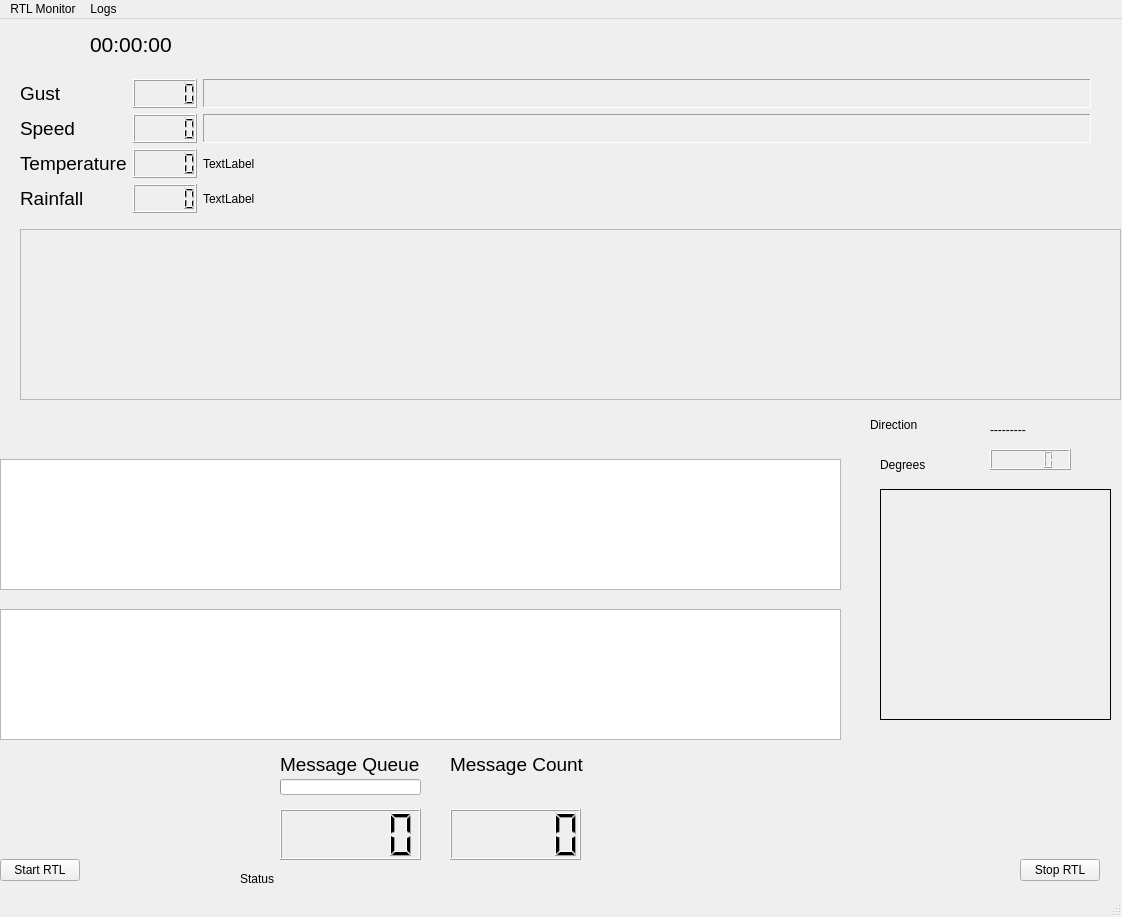
<?xml version="1.0" encoding="UTF-8"?>
<ui version="4.0">
 <author>Chris P Clark</author>
 <class>MainWindow</class>
 <widget class="QMainWindow" name="MainWindow">
  <property name="geometry">
   <rect>
    <x>0</x>
    <y>0</y>
    <width>1122</width>
    <height>917</height>
   </rect>
  </property>
  <property name="sizePolicy">
   <sizepolicy hsizetype="Ignored" vsizetype="Ignored">
    <horstretch>0</horstretch>
    <verstretch>0</verstretch>
   </sizepolicy>
  </property>
  <property name="windowTitle">
   <string>RTL Monitor</string>
  </property>
  <property name="locale">
   <locale language="English" country="UnitedKingdom"/>
  </property>
  <widget class="QWidget" name="centralwidget">
   <widget class="QTextEdit" name="textEdit_Log">
    <property name="geometry">
     <rect>
      <x>20</x>
      <y>210</y>
      <width>1101</width>
      <height>171</height>
     </rect>
    </property>
    <property name="palette">
     <palette>
      <active>
       <colorrole role="WindowText">
        <brush brushstyle="SolidPattern">
         <color alpha="255">
          <red>0</red>
          <green>0</green>
          <blue>0</blue>
         </color>
        </brush>
       </colorrole>
       <colorrole role="Button">
        <brush brushstyle="SolidPattern">
         <color alpha="255">
          <red>240</red>
          <green>240</green>
          <blue>240</blue>
         </color>
        </brush>
       </colorrole>
       <colorrole role="Light">
        <brush brushstyle="SolidPattern">
         <color alpha="255">
          <red>255</red>
          <green>255</green>
          <blue>255</blue>
         </color>
        </brush>
       </colorrole>
       <colorrole role="Midlight">
        <brush brushstyle="SolidPattern">
         <color alpha="255">
          <red>247</red>
          <green>247</green>
          <blue>247</blue>
         </color>
        </brush>
       </colorrole>
       <colorrole role="Dark">
        <brush brushstyle="SolidPattern">
         <color alpha="255">
          <red>120</red>
          <green>120</green>
          <blue>120</blue>
         </color>
        </brush>
       </colorrole>
       <colorrole role="Mid">
        <brush brushstyle="SolidPattern">
         <color alpha="255">
          <red>160</red>
          <green>160</green>
          <blue>160</blue>
         </color>
        </brush>
       </colorrole>
       <colorrole role="Text">
        <brush brushstyle="SolidPattern">
         <color alpha="255">
          <red>0</red>
          <green>0</green>
          <blue>0</blue>
         </color>
        </brush>
       </colorrole>
       <colorrole role="BrightText">
        <brush brushstyle="SolidPattern">
         <color alpha="255">
          <red>255</red>
          <green>255</green>
          <blue>255</blue>
         </color>
        </brush>
       </colorrole>
       <colorrole role="ButtonText">
        <brush brushstyle="SolidPattern">
         <color alpha="255">
          <red>0</red>
          <green>0</green>
          <blue>0</blue>
         </color>
        </brush>
       </colorrole>
       <colorrole role="Base">
        <brush brushstyle="SolidPattern">
         <color alpha="255">
          <red>239</red>
          <green>239</green>
          <blue>239</blue>
         </color>
        </brush>
       </colorrole>
       <colorrole role="Window">
        <brush brushstyle="SolidPattern">
         <color alpha="255">
          <red>240</red>
          <green>240</green>
          <blue>240</blue>
         </color>
        </brush>
       </colorrole>
       <colorrole role="Shadow">
        <brush brushstyle="SolidPattern">
         <color alpha="255">
          <red>0</red>
          <green>0</green>
          <blue>0</blue>
         </color>
        </brush>
       </colorrole>
       <colorrole role="AlternateBase">
        <brush brushstyle="SolidPattern">
         <color alpha="255">
          <red>247</red>
          <green>247</green>
          <blue>247</blue>
         </color>
        </brush>
       </colorrole>
       <colorrole role="ToolTipBase">
        <brush brushstyle="SolidPattern">
         <color alpha="255">
          <red>255</red>
          <green>255</green>
          <blue>220</blue>
         </color>
        </brush>
       </colorrole>
       <colorrole role="ToolTipText">
        <brush brushstyle="SolidPattern">
         <color alpha="255">
          <red>0</red>
          <green>0</green>
          <blue>0</blue>
         </color>
        </brush>
       </colorrole>
      </active>
      <inactive>
       <colorrole role="WindowText">
        <brush brushstyle="SolidPattern">
         <color alpha="255">
          <red>0</red>
          <green>0</green>
          <blue>0</blue>
         </color>
        </brush>
       </colorrole>
       <colorrole role="Button">
        <brush brushstyle="SolidPattern">
         <color alpha="255">
          <red>240</red>
          <green>240</green>
          <blue>240</blue>
         </color>
        </brush>
       </colorrole>
       <colorrole role="Light">
        <brush brushstyle="SolidPattern">
         <color alpha="255">
          <red>255</red>
          <green>255</green>
          <blue>255</blue>
         </color>
        </brush>
       </colorrole>
       <colorrole role="Midlight">
        <brush brushstyle="SolidPattern">
         <color alpha="255">
          <red>247</red>
          <green>247</green>
          <blue>247</blue>
         </color>
        </brush>
       </colorrole>
       <colorrole role="Dark">
        <brush brushstyle="SolidPattern">
         <color alpha="255">
          <red>120</red>
          <green>120</green>
          <blue>120</blue>
         </color>
        </brush>
       </colorrole>
       <colorrole role="Mid">
        <brush brushstyle="SolidPattern">
         <color alpha="255">
          <red>160</red>
          <green>160</green>
          <blue>160</blue>
         </color>
        </brush>
       </colorrole>
       <colorrole role="Text">
        <brush brushstyle="SolidPattern">
         <color alpha="255">
          <red>0</red>
          <green>0</green>
          <blue>0</blue>
         </color>
        </brush>
       </colorrole>
       <colorrole role="BrightText">
        <brush brushstyle="SolidPattern">
         <color alpha="255">
          <red>255</red>
          <green>255</green>
          <blue>255</blue>
         </color>
        </brush>
       </colorrole>
       <colorrole role="ButtonText">
        <brush brushstyle="SolidPattern">
         <color alpha="255">
          <red>0</red>
          <green>0</green>
          <blue>0</blue>
         </color>
        </brush>
       </colorrole>
       <colorrole role="Base">
        <brush brushstyle="SolidPattern">
         <color alpha="255">
          <red>239</red>
          <green>239</green>
          <blue>239</blue>
         </color>
        </brush>
       </colorrole>
       <colorrole role="Window">
        <brush brushstyle="SolidPattern">
         <color alpha="255">
          <red>240</red>
          <green>240</green>
          <blue>240</blue>
         </color>
        </brush>
       </colorrole>
       <colorrole role="Shadow">
        <brush brushstyle="SolidPattern">
         <color alpha="255">
          <red>0</red>
          <green>0</green>
          <blue>0</blue>
         </color>
        </brush>
       </colorrole>
       <colorrole role="AlternateBase">
        <brush brushstyle="SolidPattern">
         <color alpha="255">
          <red>247</red>
          <green>247</green>
          <blue>247</blue>
         </color>
        </brush>
       </colorrole>
       <colorrole role="ToolTipBase">
        <brush brushstyle="SolidPattern">
         <color alpha="255">
          <red>255</red>
          <green>255</green>
          <blue>220</blue>
         </color>
        </brush>
       </colorrole>
       <colorrole role="ToolTipText">
        <brush brushstyle="SolidPattern">
         <color alpha="255">
          <red>0</red>
          <green>0</green>
          <blue>0</blue>
         </color>
        </brush>
       </colorrole>
      </inactive>
      <disabled>
       <colorrole role="WindowText">
        <brush brushstyle="SolidPattern">
         <color alpha="255">
          <red>120</red>
          <green>120</green>
          <blue>120</blue>
         </color>
        </brush>
       </colorrole>
       <colorrole role="Button">
        <brush brushstyle="SolidPattern">
         <color alpha="255">
          <red>240</red>
          <green>240</green>
          <blue>240</blue>
         </color>
        </brush>
       </colorrole>
       <colorrole role="Light">
        <brush brushstyle="SolidPattern">
         <color alpha="255">
          <red>255</red>
          <green>255</green>
          <blue>255</blue>
         </color>
        </brush>
       </colorrole>
       <colorrole role="Midlight">
        <brush brushstyle="SolidPattern">
         <color alpha="255">
          <red>247</red>
          <green>247</green>
          <blue>247</blue>
         </color>
        </brush>
       </colorrole>
       <colorrole role="Dark">
        <brush brushstyle="SolidPattern">
         <color alpha="255">
          <red>120</red>
          <green>120</green>
          <blue>120</blue>
         </color>
        </brush>
       </colorrole>
       <colorrole role="Mid">
        <brush brushstyle="SolidPattern">
         <color alpha="255">
          <red>160</red>
          <green>160</green>
          <blue>160</blue>
         </color>
        </brush>
       </colorrole>
       <colorrole role="Text">
        <brush brushstyle="SolidPattern">
         <color alpha="255">
          <red>120</red>
          <green>120</green>
          <blue>120</blue>
         </color>
        </brush>
       </colorrole>
       <colorrole role="BrightText">
        <brush brushstyle="SolidPattern">
         <color alpha="255">
          <red>255</red>
          <green>255</green>
          <blue>255</blue>
         </color>
        </brush>
       </colorrole>
       <colorrole role="ButtonText">
        <brush brushstyle="SolidPattern">
         <color alpha="255">
          <red>120</red>
          <green>120</green>
          <blue>120</blue>
         </color>
        </brush>
       </colorrole>
       <colorrole role="Base">
        <brush brushstyle="SolidPattern">
         <color alpha="255">
          <red>240</red>
          <green>240</green>
          <blue>240</blue>
         </color>
        </brush>
       </colorrole>
       <colorrole role="Window">
        <brush brushstyle="SolidPattern">
         <color alpha="255">
          <red>240</red>
          <green>240</green>
          <blue>240</blue>
         </color>
        </brush>
       </colorrole>
       <colorrole role="Shadow">
        <brush brushstyle="SolidPattern">
         <color alpha="255">
          <red>0</red>
          <green>0</green>
          <blue>0</blue>
         </color>
        </brush>
       </colorrole>
       <colorrole role="AlternateBase">
        <brush brushstyle="SolidPattern">
         <color alpha="255">
          <red>240</red>
          <green>240</green>
          <blue>240</blue>
         </color>
        </brush>
       </colorrole>
       <colorrole role="ToolTipBase">
        <brush brushstyle="SolidPattern">
         <color alpha="255">
          <red>255</red>
          <green>255</green>
          <blue>220</blue>
         </color>
        </brush>
       </colorrole>
       <colorrole role="ToolTipText">
        <brush brushstyle="SolidPattern">
         <color alpha="255">
          <red>0</red>
          <green>0</green>
          <blue>0</blue>
         </color>
        </brush>
       </colorrole>
      </disabled>
     </palette>
    </property>
    <property name="readOnly">
     <bool>true</bool>
    </property>
   </widget>
   <widget class="QPushButton" name="pushButton_Start">
    <property name="geometry">
     <rect>
      <x>0</x>
      <y>840</y>
      <width>80</width>
      <height>22</height>
     </rect>
    </property>
    <property name="text">
     <string>Start RTL</string>
    </property>
   </widget>
   <widget class="QPushButton" name="pushButton_Quit">
    <property name="geometry">
     <rect>
      <x>1020</x>
      <y>840</y>
      <width>80</width>
      <height>22</height>
     </rect>
    </property>
    <property name="text">
     <string>Stop RTL</string>
    </property>
   </widget>
   <widget class="QLabel" name="labelTime">
    <property name="geometry">
     <rect>
      <x>90</x>
      <y>0</y>
      <width>261</width>
      <height>51</height>
     </rect>
    </property>
    <property name="font">
     <font>
      <pointsize>16</pointsize>
     </font>
    </property>
    <property name="text">
     <string>00:00:00</string>
    </property>
   </widget>
   <widget class="QLCDNumber" name="lcdNumberDirectionDeg">
    <property name="geometry">
     <rect>
      <x>990</x>
      <y>430</y>
      <width>81</width>
      <height>21</height>
     </rect>
    </property>
   </widget>
   <widget class="QLabel" name="labelDirectionDeg">
    <property name="geometry">
     <rect>
      <x>880</x>
      <y>420</y>
      <width>61</width>
      <height>51</height>
     </rect>
    </property>
    <property name="text">
     <string>Degrees</string>
    </property>
   </widget>
   <widget class="QLabel" name="labelDirectionStr_2">
    <property name="geometry">
     <rect>
      <x>870</x>
      <y>380</y>
      <width>71</width>
      <height>51</height>
     </rect>
    </property>
    <property name="text">
     <string>Direction</string>
    </property>
   </widget>
   <widget class="QLabel" name="labelDirectionStr">
    <property name="geometry">
     <rect>
      <x>990</x>
      <y>400</y>
      <width>121</width>
      <height>21</height>
     </rect>
    </property>
    <property name="text">
     <string>---------</string>
    </property>
   </widget>
   <widget class="QLCDNumber" name="lcdNumberCounter">
    <property name="geometry">
     <rect>
      <x>280</x>
      <y>790</y>
      <width>141</width>
      <height>51</height>
     </rect>
    </property>
    <property name="palette">
     <palette>
      <active>
       <colorrole role="WindowText">
        <brush brushstyle="SolidPattern">
         <color alpha="255">
          <red>0</red>
          <green>0</green>
          <blue>0</blue>
         </color>
        </brush>
       </colorrole>
      </active>
      <inactive>
       <colorrole role="WindowText">
        <brush brushstyle="SolidPattern">
         <color alpha="255">
          <red>0</red>
          <green>0</green>
          <blue>0</blue>
         </color>
        </brush>
       </colorrole>
      </inactive>
      <disabled>
       <colorrole role="WindowText">
        <brush brushstyle="SolidPattern">
         <color alpha="255">
          <red>190</red>
          <green>190</green>
          <blue>190</blue>
         </color>
        </brush>
       </colorrole>
      </disabled>
     </palette>
    </property>
   </widget>
   <widget class="QLCDNumber" name="lcdNumberTotalMessageCount">
    <property name="geometry">
     <rect>
      <x>450</x>
      <y>790</y>
      <width>131</width>
      <height>51</height>
     </rect>
    </property>
   </widget>
   <widget class="QLabel" name="labelMessageCounter">
    <property name="geometry">
     <rect>
      <x>280</x>
      <y>720</y>
      <width>151</width>
      <height>51</height>
     </rect>
    </property>
    <property name="font">
     <font>
      <pointsize>14</pointsize>
     </font>
    </property>
    <property name="text">
     <string>Message Queue</string>
    </property>
   </widget>
   <widget class="PlotWidget" name="graphicsViewTemperature">
    <property name="geometry">
     <rect>
      <x>0</x>
      <y>590</y>
      <width>841</width>
      <height>131</height>
     </rect>
    </property>
    <property name="backgroundBrush">
     <brush brushstyle="NoBrush">
      <color alpha="255">
       <red>0</red>
       <green>0</green>
       <blue>0</blue>
      </color>
     </brush>
    </property>
    <property name="foregroundBrush">
     <brush brushstyle="NoBrush">
      <color alpha="255">
       <red>0</red>
       <green>0</green>
       <blue>0</blue>
      </color>
     </brush>
    </property>
   </widget>
   <widget class="QLabel" name="labelCompass">
    <property name="geometry">
     <rect>
      <x>880</x>
      <y>470</y>
      <width>231</width>
      <height>231</height>
     </rect>
    </property>
    <property name="frameShape">
     <enum>QFrame::Box</enum>
    </property>
    <property name="text">
     <string/>
    </property>
   </widget>
   <widget class="QLabel" name="labelGust_4">
    <property name="geometry">
     <rect>
      <x>68</x>
      <y>1087</y>
      <width>119</width>
      <height>22</height>
     </rect>
    </property>
    <property name="font">
     <font>
      <pointsize>14</pointsize>
     </font>
    </property>
    <property name="text">
     <string>Gust</string>
    </property>
   </widget>
   <widget class="QWidget" name="layoutWidget">
    <property name="geometry">
     <rect>
      <x>20</x>
      <y>60</y>
      <width>1071</width>
      <height>134</height>
     </rect>
    </property>
    <layout class="QGridLayout" name="gridLayout_2">
     <item row="3" column="1">
      <widget class="QLCDNumber" name="lcdNumberRain">
       <property name="font">
        <font>
         <pointsize>14</pointsize>
        </font>
       </property>
      </widget>
     </item>
     <item row="3" column="0">
      <widget class="QLabel" name="labelRain">
       <property name="font">
        <font>
         <pointsize>14</pointsize>
        </font>
       </property>
       <property name="text">
        <string>Rainfall</string>
       </property>
      </widget>
     </item>
     <item row="2" column="0">
      <widget class="QLabel" name="labelTemperature">
       <property name="font">
        <font>
         <pointsize>14</pointsize>
        </font>
       </property>
       <property name="text">
        <string>Temperature</string>
       </property>
      </widget>
     </item>
     <item row="2" column="1">
      <widget class="QLCDNumber" name="lcdNumberTemperature">
       <property name="font">
        <font>
         <family>DejaVu Sans</family>
         <pointsize>14</pointsize>
         <weight>75</weight>
         <bold>true</bold>
        </font>
       </property>
      </widget>
     </item>
     <item row="0" column="0">
      <widget class="QLabel" name="labelGust">
       <property name="sizePolicy">
        <sizepolicy hsizetype="Fixed" vsizetype="Minimum">
         <horstretch>0</horstretch>
         <verstretch>0</verstretch>
        </sizepolicy>
       </property>
       <property name="font">
        <font>
         <pointsize>14</pointsize>
        </font>
       </property>
       <property name="text">
        <string>Gust</string>
       </property>
      </widget>
     </item>
     <item row="0" column="1">
      <widget class="QLCDNumber" name="lcdNumberGust">
       <property name="sizePolicy">
        <sizepolicy hsizetype="Fixed" vsizetype="Minimum">
         <horstretch>0</horstretch>
         <verstretch>0</verstretch>
        </sizepolicy>
       </property>
       <property name="font">
        <font>
         <pointsize>14</pointsize>
        </font>
       </property>
      </widget>
     </item>
     <item row="1" column="1">
      <widget class="QLCDNumber" name="lcdNumber_WindSpeed">
       <property name="sizePolicy">
        <sizepolicy hsizetype="Fixed" vsizetype="Minimum">
         <horstretch>0</horstretch>
         <verstretch>0</verstretch>
        </sizepolicy>
       </property>
       <property name="font">
        <font>
         <family>DejaVu Sans</family>
         <pointsize>14</pointsize>
         <italic>true</italic>
        </font>
       </property>
      </widget>
     </item>
     <item row="0" column="2">
      <widget class="QLabel" name="labelGustBar">
       <property name="sizePolicy">
        <sizepolicy hsizetype="Preferred" vsizetype="Minimum">
         <horstretch>0</horstretch>
         <verstretch>0</verstretch>
        </sizepolicy>
       </property>
       <property name="font">
        <font>
         <pointsize>14</pointsize>
        </font>
       </property>
       <property name="frameShape">
        <enum>QFrame::Panel</enum>
       </property>
       <property name="frameShadow">
        <enum>QFrame::Sunken</enum>
       </property>
       <property name="text">
        <string/>
       </property>
      </widget>
     </item>
     <item row="1" column="0">
      <widget class="QLabel" name="labelSpeed">
       <property name="font">
        <font>
         <pointsize>14</pointsize>
        </font>
       </property>
       <property name="text">
        <string>Speed</string>
       </property>
      </widget>
     </item>
     <item row="1" column="2">
      <widget class="QLabel" name="labelSpeedBar">
       <property name="font">
        <font>
         <pointsize>14</pointsize>
        </font>
       </property>
       <property name="frameShape">
        <enum>QFrame::Panel</enum>
       </property>
       <property name="frameShadow">
        <enum>QFrame::Sunken</enum>
       </property>
       <property name="text">
        <string/>
       </property>
      </widget>
     </item>
     <item row="2" column="2">
      <widget class="QLabel" name="labelTemperatureBar">
       <property name="text">
        <string>TextLabel</string>
       </property>
      </widget>
     </item>
     <item row="3" column="2">
      <widget class="QLabel" name="labelRainfallBar">
       <property name="text">
        <string>TextLabel</string>
       </property>
      </widget>
     </item>
    </layout>
   </widget>
   <widget class="QLabel" name="labelError">
    <property name="geometry">
     <rect>
      <x>240</x>
      <y>850</y>
      <width>591</width>
      <height>20</height>
     </rect>
    </property>
    <property name="text">
     <string>Status</string>
    </property>
   </widget>
   <widget class="QProgressBar" name="progressBarQueue">
    <property name="geometry">
     <rect>
      <x>280</x>
      <y>760</y>
      <width>141</width>
      <height>16</height>
     </rect>
    </property>
    <property name="maximum">
     <number>10</number>
    </property>
    <property name="value">
     <number>0</number>
    </property>
    <property name="textVisible">
     <bool>false</bool>
    </property>
   </widget>
   <widget class="QLabel" name="labelMessageCounterTotal">
    <property name="geometry">
     <rect>
      <x>450</x>
      <y>720</y>
      <width>151</width>
      <height>51</height>
     </rect>
    </property>
    <property name="font">
     <font>
      <pointsize>14</pointsize>
     </font>
    </property>
    <property name="text">
     <string>Message Count</string>
    </property>
   </widget>
   <widget class="PlotWidget" name="graphicsViewRainfall">
    <property name="geometry">
     <rect>
      <x>0</x>
      <y>440</y>
      <width>841</width>
      <height>131</height>
     </rect>
    </property>
   </widget>
  </widget>
  <widget class="QMenuBar" name="menubar">
   <property name="geometry">
    <rect>
     <x>0</x>
     <y>0</y>
     <width>1122</width>
     <height>20</height>
    </rect>
   </property>
   <widget class="QMenu" name="menuRTL_Monitor">
    <property name="title">
     <string>RTL Monitor</string>
    </property>
   </widget>
   <widget class="QMenu" name="menuLogs">
    <property name="title">
     <string>Logs</string>
    </property>
   </widget>
   <addaction name="menuRTL_Monitor"/>
   <addaction name="menuLogs"/>
  </widget>
  <widget class="QStatusBar" name="statusbar"/>
 </widget>
 <customwidgets>
  <customwidget>
   <class>PlotWidget</class>
   <extends>QGraphicsView</extends>
   <header>pyqtgraph</header>
  </customwidget>
 </customwidgets>
 <resources/>
 <connections/>
</ui>
